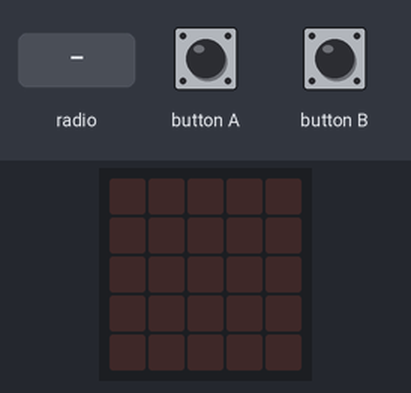
Bench run of a program on a simulated BBC micro:bit (MakeCode). Shown: the board's 5×5 LED display. The inputs (shaded band) are chosen by the test bench.

Above: at 1.2 s.
1.3 s: radio message "520" arrives
At 2.3 s:
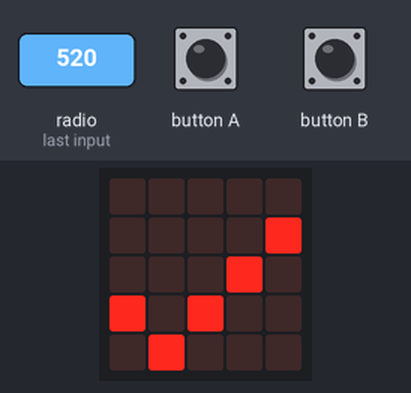
2.8 s: button A pressed for 0.15 s
At 4.2 s:
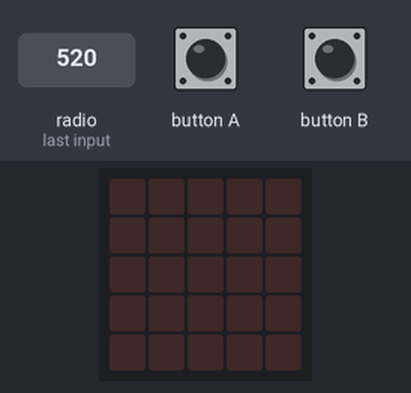
Timing chart, 0 to 5.8 s (numbered marks = the images above; inputs shaded):
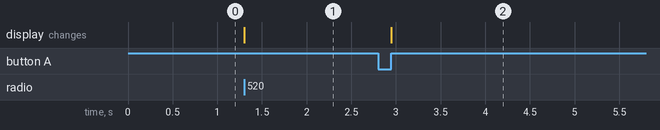

Measured:
- after the input at 1.3 s, the display: changes at once (image 1)
- after the input at 2.8 s, the display: changes after 0.15 s (image 2)

The program:

main.ts
```typescript
radio.onReceivedNumber(function (receivedNumber) {
    basic.showIcon(IconNames.Yes)
})
input.onButtonPressed(Button.A, function () {
    basic.clearScreen()
})
input.onButtonPressed(Button.B, function () {
    radio.sendNumber(520)
})
radio.setGroup(7)
basic.forever(function () {

})
```

test.ts
```typescript
// 在這裡測試；當此封包作為擴充功能時，將不會編譯此內容。
```
